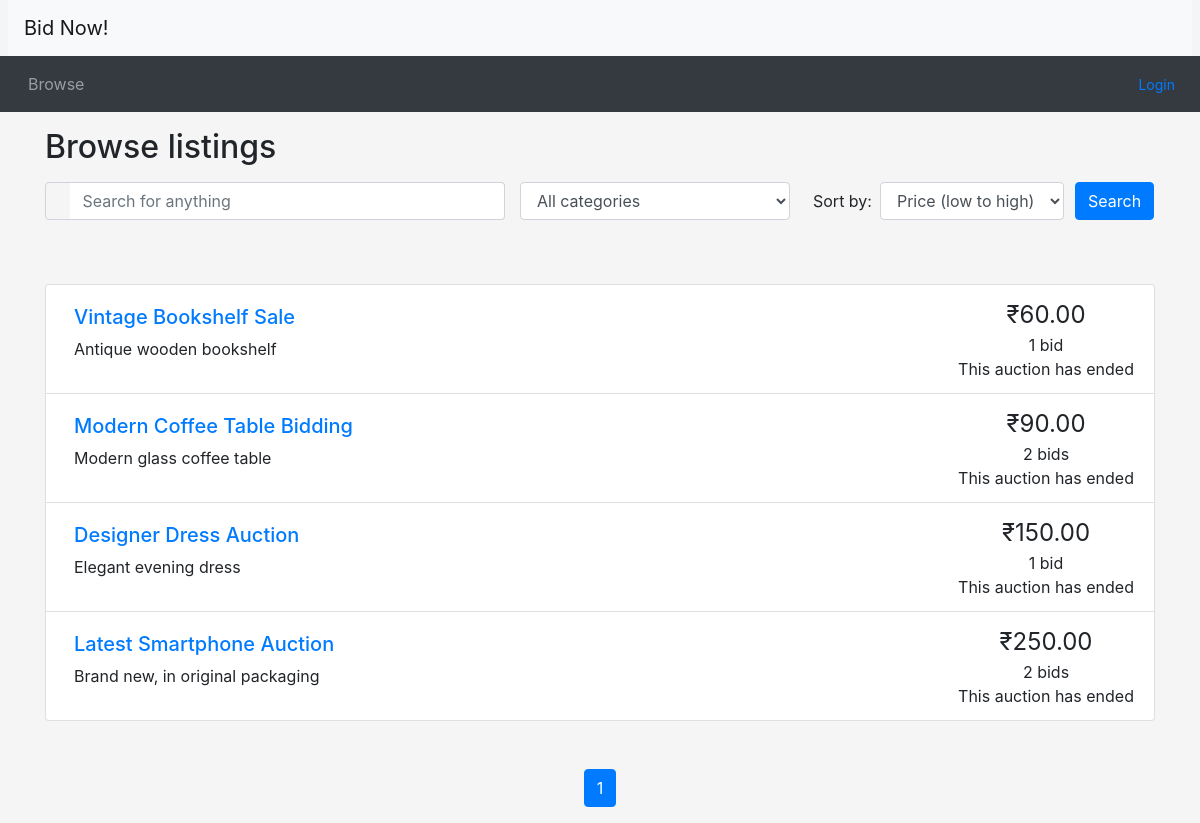
Screenshot of /browse.php with the database file from the repository.
### tables this page shows
CREATE TABLE Item (
    item_id INT(11) AUTO_INCREMENT PRIMARY KEY,
    name VARCHAR(255) NOT NULL,
    description VARCHAR(511),
    category ENUM('Electronics', 'Fashion', 'Home', 'Books', 'Other') NOT NULL,
    colour ENUM('Red', 'Orange', 'Yellow', 'Green', 'Blue', 'Purple', 'Pink', 'White', 'Grey', 'Black', 'Brown', 'Other'),
    `condition` ENUM('Great', 'Good', 'Okay', 'Poor'),
    photo VARCHAR(255)  
);

### database.php (called while the page is built, shortened)
<?php
function db_query($connection, $query)
{
  $result = mysqli_query($connection, $query);
  return $result;
}
function db_fetch_single($result)
{
  return mysqli_fetch_assoc($result);
}
function db_num_rows($result)
{
  return mysqli_num_rows($result);
}

### utilities.php (the view, shortened to what this page needs)
<?php
function print_listing_li($item_id, $title, $desc, $price, $num_bids, $end_time)
{
  if (strlen($desc) > 250) {
    $desc_shortened = substr($desc, 0, 250) . '...';
  }
  else {
    $desc_shortened = $desc;
  }
  if ($num_bids == 1) {
    $bid = ' bid';
  }
  else {
    $bid = ' bids';
  }
  $now = new DateTime();
  if ($now > $end_time) {
    $time_remaining = 'This auction has ended';
  }
  else {
    $time_to_end = date_diff($now, $end_time);
    $time_remaining = display_time_remaining($time_to_end) . ' remaining';
  }
  echo('
    <li class="list-group-item d-flex justify-content-between">
    <div class="p-2 mr-5"><h5><a href="listing.php?item_id=' . $item_id . '">' . $title . '</a></h5>' . $desc_shortened . '</div>
    <div class="text-center text-nowrap"><span style="font-size: 1.5em">₹' . number_format($price, 2) . '</span><br/>' . $num_bids . $bid . '<br/>' . $time_remaining . '</div>
  </li>'
  );
}
?>

### browse.php (shortened to what this page needs)
<?php include_once("header.php")?>
<?php require("utilities.php")?>
<?php require("database.php")?>
<div class="container">
<h2 class="my-3">Browse listings</h2>
<div id="searchSpecs">
<form method="get" action="browse.php">
  <div class="row">
    <div class="col-md-5 pr-0">
      <div class="form-group">
	    <div class="input-group">
          <div class="input-group-prepend">
            <span class="input-group-text bg-transparent pr-0 text-muted">
              <i class="fa fa-search"></i>
            </span>
          </div>
          <input type="text" class="form-control border-left-0" name="keyword" id="keyword" placeholder="Search for anything">
        </div>
      </div>
    </div>
    <div class="col-md-3 pr-0">
      <div class="form-group">
        <select class="form-control" name="cat" id="cat">
          <option selected name="all" value="all">All categories</option>
        </select>
      </div>
    </div>
    <div class="col-md-3 pr-0">
      <div class="form-inline">
        <label class="mx-2" for="order_by">Sort by:</label>
        <select class="form-control" name="order_by" id="order_by">
          <option selected name="pricelow" value="pricelow">Price (low to high)</option>
        </select>
      </div>
    </div>
    <div class="col-md-1 px-0">
      <button type="submit" class="btn btn-primary">Search</button>
    </div>
  </div>
</form>
</div>
</div>
<?php
  if (!isset($_GET['keyword'])) {
    $keyword = '';
  }
  else {
    $keyword = $_GET['keyword'];
  }
  if (!isset($_GET['order_by'])) {
    $ordering = 'pricelow';
  }
  else {
    $ordering = $_GET['order_by'];
  }
  if (!isset($_GET['page'])) {
    $curr_page = 1;
  }
  else {
    $curr_page = $_GET['page'];
  }
  $connection = db_connect();
  $search = "SELECT DISTINCT item.item_id,
                             auction.auction_title,
                             item.description,
                             MAX(bids.price) AS highest_bid,
                             COUNT(bids.auction_id) AS num_bids,
                             auction.end_time,
                             item.category
             FROM item
             INNER JOIN auction
             ON item.item_id = auction.item_id
             LEFT JOIN bids
             ON auction.auction_id = bids.auction_id
             WHERE item.name LIKE '%$keyword%'
             OR item.description LIKE '%$keyword%'
             OR auction.auction_title LIKE '%$keyword%'
             GROUP BY item.item_id,
                      auction.auction_title,
                      auction.end_time";
  if($ordering == "pricelow") {
    $search .= " ORDER BY highest_bid ASC";
  } elseif($ordering == "pricehigh") {
    $search .= " ORDER BY highest_bid DESC";
  } elseif($ordering == "date") {
    $search .= " ORDER BY auction.end_time <= CURRENT_TIMESTAMP(), auction.end_time ASC";
  };
  $search_results = db_query($connection, $search);
  $num_results = db_num_rows($search_results);
  $results_per_page = 10;
  $max_page = ceil($num_results / $results_per_page);
?>
<div class="container mt-5">
<ul class="list-group">
<?php
  while($row = db_fetch_single($search_results)) {
    $item_id = $row["item_id"];
    $title = $row["auction_title"];
    $description = $row["description"];
    $current_price = $row["highest_bid"];
    $num_bids = $row["num_bids"];
    $end_date = new DateTime($row["end_time"]);
    print_listing_li($item_id, $title, $description, $current_price, $num_bids, $end_date);
  };
?>
</ul>
<nav aria-label="Search results pages" class="mt-5">
  <ul class="pagination justify-content-center">
<?php
  $querystring = "";
  $high_page_boost = max(3 - $curr_page, 0);
  $low_page_boost = max(2 - ($max_page - $curr_page), 0);
  $low_page = max(1, $curr_page - 2 - $low_page_boost);
  $high_page = min($max_page, $curr_page + 2 + $high_page_boost);
  for ($i = $low_page; $i <= $high_page; $i++) {
    if ($i == $curr_page) {
      echo('
    <li class="page-item active">');
    }
    else {
      echo('
    <li class="page-item">');
    }
    echo('
      <a class="page-link" href="browse.php?' . $querystring . 'page=' . $i . '">' . $i . '</a>
    </li>');
  }
?>
  </ul>
</nav>
</div>
<?php include_once("footer.php")?>

### css/custom.css (style rules this page uses)
body { background-color: #f5f5f5; }

### rows the page displays
item: title "Vintage Bookshelf Sale", description "Antique wooden bookshelf", price "60.00", num_bids "1", bid "bid"
item: title "Modern Coffee Table Bidding", description "Modern glass coffee table", price "90.00", num_bids "2", bid "bids"
item: title "Designer Dress Auction", description "Elegant evening dress", price "150.00", num_bids "1", bid "bid"
item: title "Latest Smartphone Auction", description "Brand new, in original packaging", price "250.00", num_bids "2", bid "bids"
